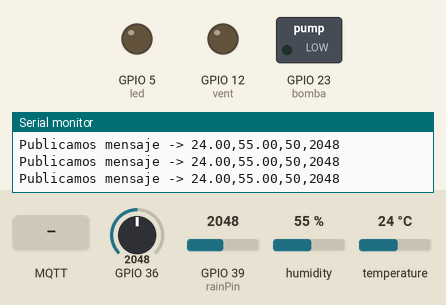
Recording of a sketch running on a simulated ESP32. On the bench: switched loads named in the sketch (green lamp = pin HIGH), output pins drawn as LEDs (lit = HIGH), the last lines printed to the serial monitor. The inputs (shaded band) are chosen by the test bench; at power-on: GPIO 36 = 2048, GPIO 39 (rainPin) = 2048, humidity 55 %, temperature 24 °C. WiFi joins after 1.5 s; servers stay silent unless stated; random numbers use the default seed unless the sketch sets one; no MQTT or app messages arrive unless stated.

Above: at 2.7 s.
2.8 s: MQTT message "on" arrives on the first subscribed topic
At 3.6 s:
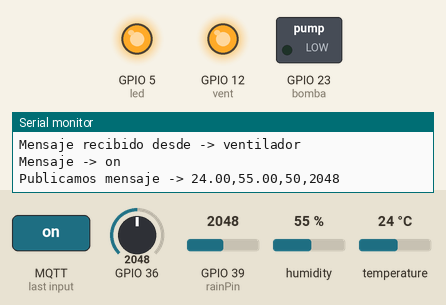
4.3 s: MQTT message "1" arrives on the first subscribed topic
At 4.8 s:
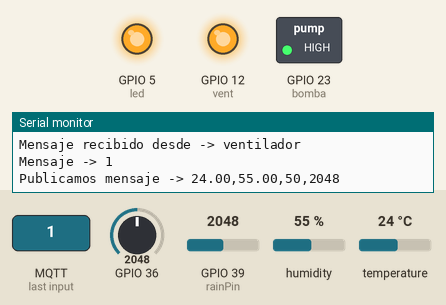
5.8 s: MQTT message "off" arrives on the first subscribed topic
At 7.0 s:
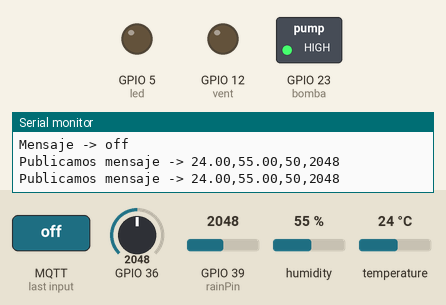
7.3 s: MQTT message "0" arrives on the first subscribed topic
At 8.3 s:
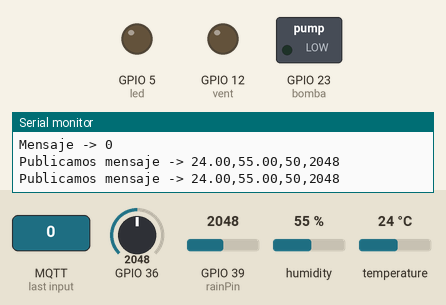
Timing chart, 0 to 9.8 s (numbered marks = the images above; inputs shaded):
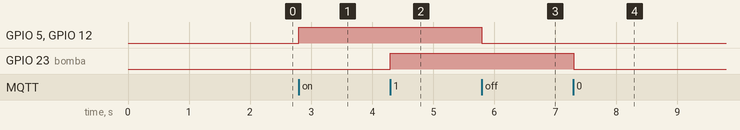

Measured:
- after the input at 2.8 s, GPIO 5 (led), GPIO 12 (vent): LOW → HIGH at once
- after the input at 4.3 s, GPIO 23 (bomba): LOW → HIGH at once
- after the input at 5.8 s, GPIO 5 (led), GPIO 12 (vent): HIGH → LOW at once
- after the input at 7.3 s, GPIO 23 (bomba): HIGH → LOW at once

The sketch:

invernaderoio.ino
```cpp
#include <WiFi.h>
#include <PubSubClient.h>
#include "DHT.h"
const char* ssid     = "AXS_2.4G_Dta3hQ";
const char* password = "Pq6mRRce";

//variables de conexion mqtt

const char *mqtt_server = "iotinvernadero.ml";
const int mqtt_port = 1883;
const char *mqtt_user = "david";
const char *mqtt_pass = "david";

WiFiClient espClient;
PubSubClient client(espClient);

//DHT
#define DHTPIN 15
#define DHTTYPE DHT11
DHT dht(DHTPIN, DHTTYPE);
//variable de mensajes
long lastMsg = 0;
char msg[25];
int led = 5;
int vent = 12;
int bomba = 23;
int rainPin = A3;
int VALOR;
int hume;
//***********
//* DECLARACION FUNCIONES *
//***********
void setup_wifi();
void callback(char* topic, byte* payload, unsigned int length);
void reconnect();

void setup() {

  pinMode(led, OUTPUT);
  pinMode(bomba, OUTPUT);
  pinMode(vent, OUTPUT);
  pinMode(rainPin, INPUT);
  Serial.begin(115200);
  dht.begin();
  setup_wifi();
  client.setServer(mqtt_server, mqtt_port);
  client.setCallback(callback);
}

void loop() {
  if (!client.connected()) {
    reconnect();
  }

  client.loop();
  //DHT
  float h = dht.readHumidity();
  // Read temperature as Celsius (the default)
  float t = dht.readTemperature();
  int sensorValue = analogRead(rainPin);
  hume = map(sensorValue, 0 ,4095 , 100, 0);

  VALOR = analogRead(A0);
//envio de mensajes
  long now = millis();
  if (now - lastMsg > 500){
    lastMsg = now;
    String to_send = String(t) + "," + String(h) + "," + String(hume)+ "," + String(VALOR);
    to_send.toCharArray(msg, 25);
    Serial.print("Publicamos mensaje -> ");
    Serial.println(msg);
    client.publish("datos", msg);
  }

}


//***********
//*    CONEXION WIFI      *
//***********
void setup_wifi(){
  delay(10);
  // Nos conectamos a nuestra red Wifi
  Serial.println();
  Serial.print("Conectando a ");
  Serial.println(ssid);

  WiFi.begin(ssid, password);

  while (WiFi.status() != WL_CONNECTED) {
    delay(500);
    Serial.print(".");
  }

  Serial.println("");
  Serial.println("Conectado a red WiFi!");
  Serial.println("Dirección IP: ");
  Serial.println(WiFi.localIP());
}


void callback(char* topic, byte* payload, unsigned int length){
  String incoming = "";
  Serial.print("Mensaje recibido desde -> ");
  Serial.print(topic);
  Serial.println("");
  for (int i = 0; i < length; i++) {
    incoming += (char)payload[i];
  }
  incoming.trim();
  Serial.println("Mensaje -> " + incoming);

  if ( incoming == "on") {
    digitalWrite(led, HIGH);
    digitalWrite(vent, HIGH);

  } else if ( incoming == "off")  {
    digitalWrite(led, LOW);
    digitalWrite(vent, LOW);

  }
    if ( incoming == "1") {
    digitalWrite(bomba, HIGH);

  } else if(incoming == "0") {
    digitalWrite(bomba, LOW);

  }

}


void reconnect() {

  while (!client.connected()) {
    Serial.print("Intentando conexión Mqtt...");
    // Creamos un cliente ID
    String clientId = "esp32_";
    clientId += String(random(0xffff), HEX);
    // Intentamos conectar
    if (client.connect(clientId.c_str(),mqtt_user,mqtt_pass)) {
      Serial.println("Conectado!");
      // Nos suscribimos
      client.subscribe("ventilador");
      client.subscribe("bomba");
    } else {
      Serial.print("falló :( con error -> ");
      Serial.print(client.state());
      Serial.println(" Intentamos de nuevo en 5 segundos");

      delay(5000);
    }
  }
}
```
